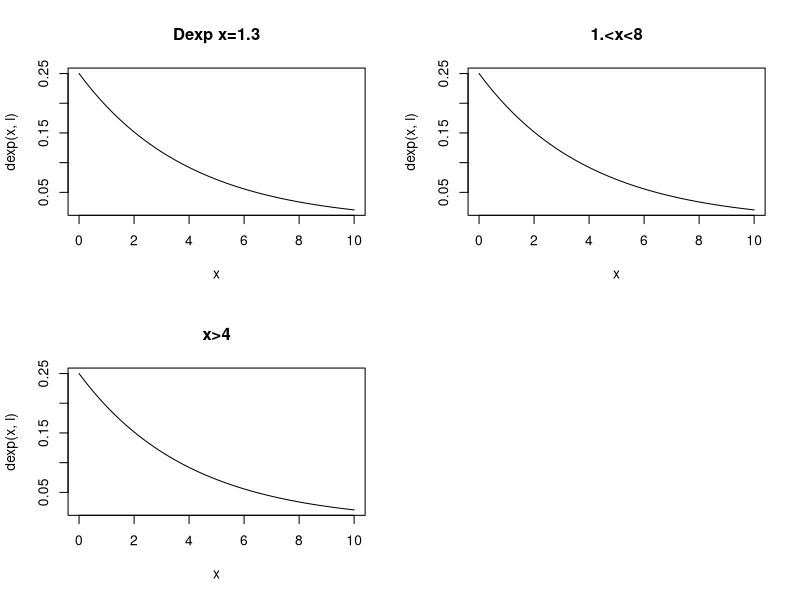

This figure's R source:

l=1/4
average = 1/l
std.dv = (sqrt(1/l^2))
#probabilidad de que x<1.3
x5= 1.3
dexp(x5, l)
#probabilidad de que 1.<x<8
x2= 1
x3=8
dexp(x2,l)-dexp(x3,l)

#probabilidad de que 
x4=4
dexp(x4,l)

par(mfrow=c(2,2))
x= dexp(x5, l)
x
curve(dexp(x,l),0,10,type="l",main="Dexp x=1.3")

x= dexp(x2,l)-dexp(x3,l)
x
curve(dexp(x,l),0,10,main="1.<x<8")

x=dexp(x4,l)
x
curve(dexp(x,l),0,10,main="x>4")

